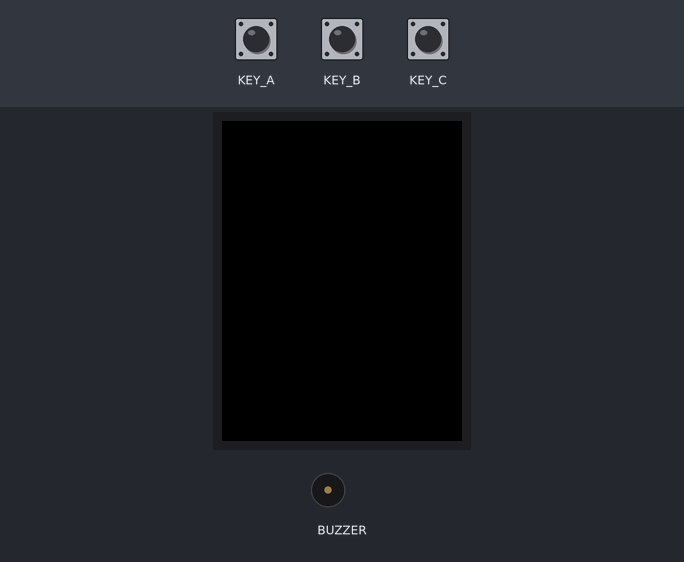
This sketch was run on a simulated Seeed Wio Terminal. Shown: 320×240 colour display, buzzer (waves = sounding). The inputs (shaded band) are chosen by the test bench; at power-on: KEY_A HIGH, KEY_B HIGH, KEY_C HIGH.

Above: at 1.3 s.
1.4 s: KEY_A pulled LOW for 0.35 s
At 1.67 s:
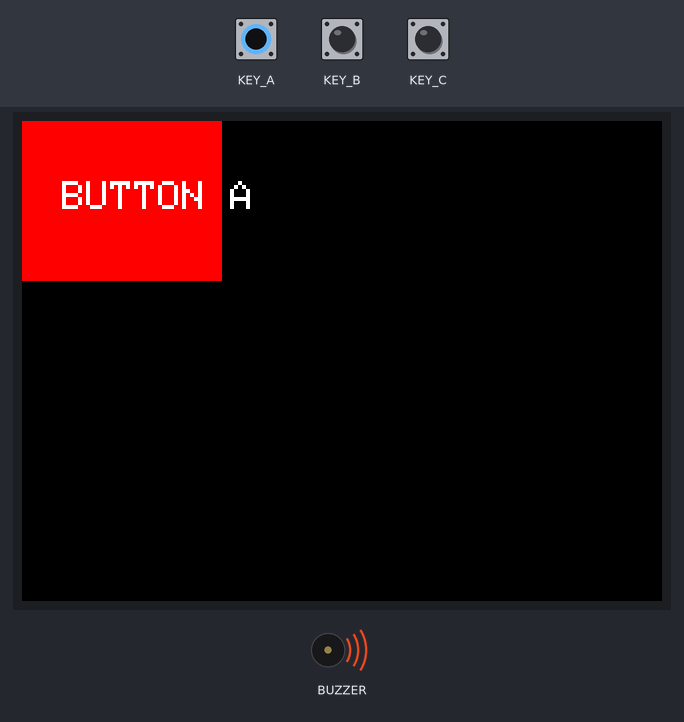
3.3 s: KEY_B pulled LOW for 1 s
At 3.61 s:
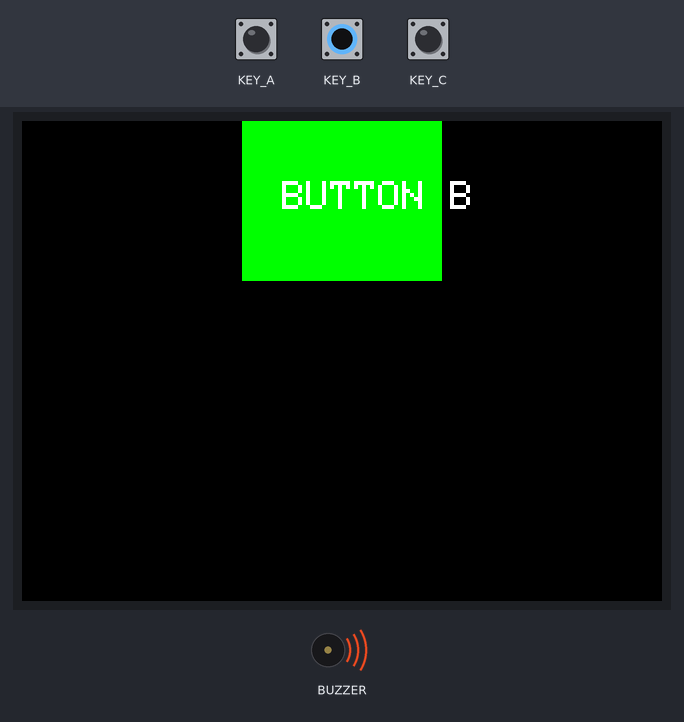
5.8 s: KEY_C pulled LOW for 3.2 s
At 6.13 s:
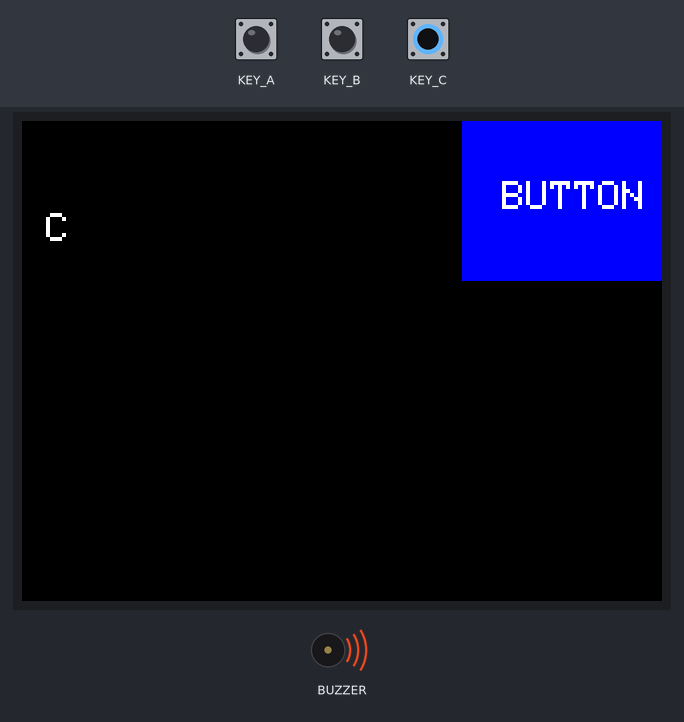
10.5 s: KEY_A pulled LOW for 1 s
At 10.66 s:
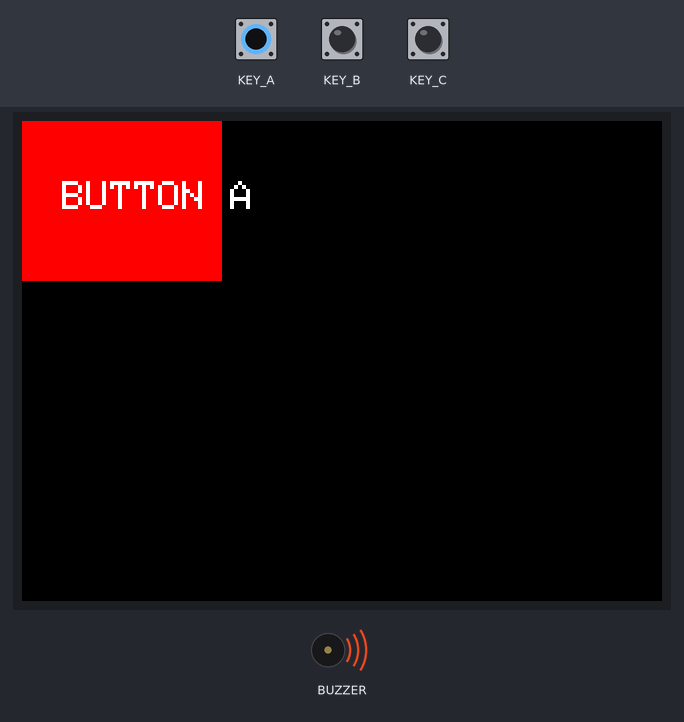
13.0 s: KEY_A pulled LOW for 3.2 s
At 16.6 s:
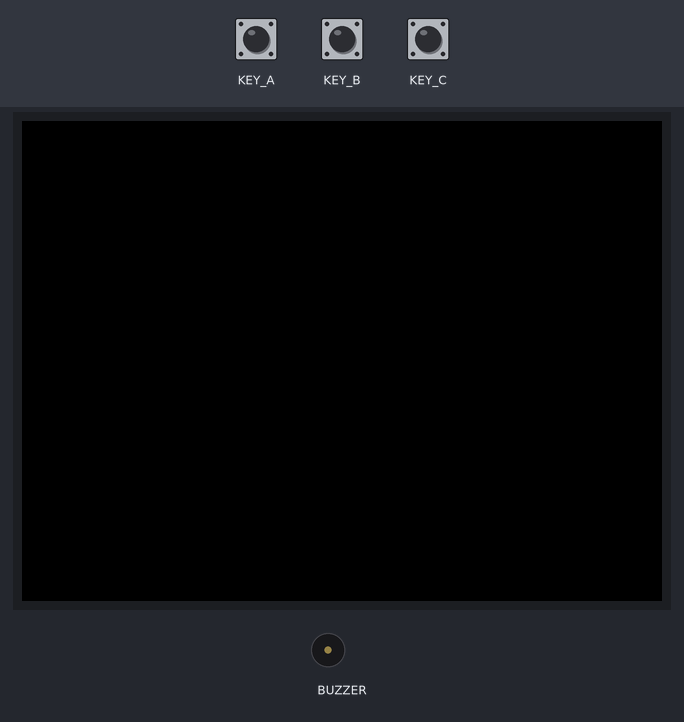
17.7 s: KEY_B pulled LOW for 3.2 s
At 18.09 s:
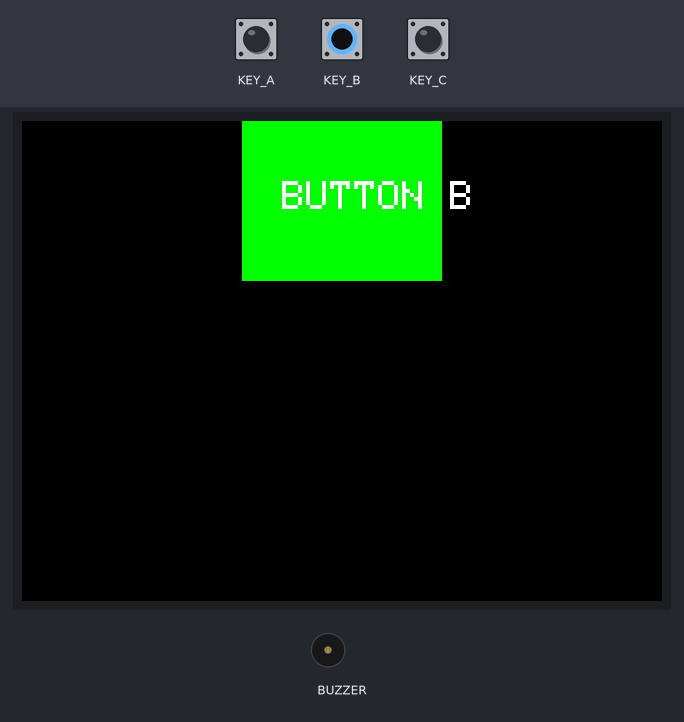
Timing chart, 0 to 22.4 s (numbered marks = the images above; inputs shaded):
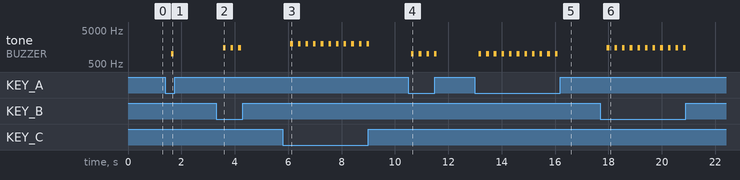

Measured:
- after the input at 1.4 s, tone on BUZZER: silent → 1000 Hz after 0.22 s, → silent 0.10 s later; the display: changes after 0.22 s (image 1)
- after the input at 3.3 s, tone on BUZZER: alternates 1500 Hz for 0.10 s and silent for 0.19 s, 6 changes in all, then stays silent, starting after 0.27 s; the display: changes after 0.27 s (image 2)
- after the input at 5.8 s, tone on BUZZER: alternates 2000 Hz for 0.10 s and silent for 0.19 s, 22 changes in all, then stays silent, starting after 0.29 s; the display: changes after 0.29 s (image 3)
- after the input at 10.5 s, tone on BUZZER: alternates 1000 Hz for 0.10 s and silent for 0.19 s, 8 changes in all, then stays silent, starting after 0.11 s; the display: changes after 0.11 s (image 4)
- after the input at 13.0 s, tone on BUZZER: alternates 1000 Hz for 0.10 s and silent for 0.19 s, 22 changes in all, then stays silent, starting after 0.14 s; the display: first changes after 0.14 s (image 5 shows a later state)
- after the input at 17.7 s, tone on BUZZER: alternates 1500 Hz for 0.10 s and silent for 0.19 s, 22 changes in all, then stays silent, starting after 0.25 s; the display: changes after 0.25 s (image 6)

The sketch:

Test4.ino
```cpp
#include "TFT_eSPI.h"
TFT_eSPI tft;

void setup() {
  tft.begin();
  tft.setRotation(3);

  pinMode(WIO_KEY_A, INPUT_PULLUP);
  pinMode(WIO_KEY_B, INPUT_PULLUP);
  pinMode(WIO_KEY_C, INPUT_PULLUP);
}

void loop() {
  tft.fillScreen(TFT_BLACK);
  tft.setTextSize(2);

  // اختبار الزر A
  if (!digitalRead(WIO_KEY_A)) {
    tft.fillRect(0, 0, 100, 80, TFT_RED);
    tft.setTextColor(TFT_WHITE);
    tft.setCursor(20, 30);
    tft.println("BUTTON A");
    tone(WIO_BUZZER, 1000, 100);
  }

  // اختبار الزر B
  if (!digitalRead(WIO_KEY_B)) {
    tft.fillRect(110, 0, 100, 80, TFT_GREEN);
    tft.setTextColor(TFT_WHITE);
    tft.setCursor(130, 30);
    tft.println("BUTTON B");
    tone(WIO_BUZZER, 1500, 100);
  }

  // اختبار الزر C
  if (!digitalRead(WIO_KEY_C)) {
    tft.fillRect(220, 0, 100, 80, TFT_BLUE);
    tft.setTextColor(TFT_WHITE);
    tft.setCursor(240, 30);
    tft.println("BUTTON C");
    tone(WIO_BUZZER, 2000, 100);
  }

  delay(200);
}
```
